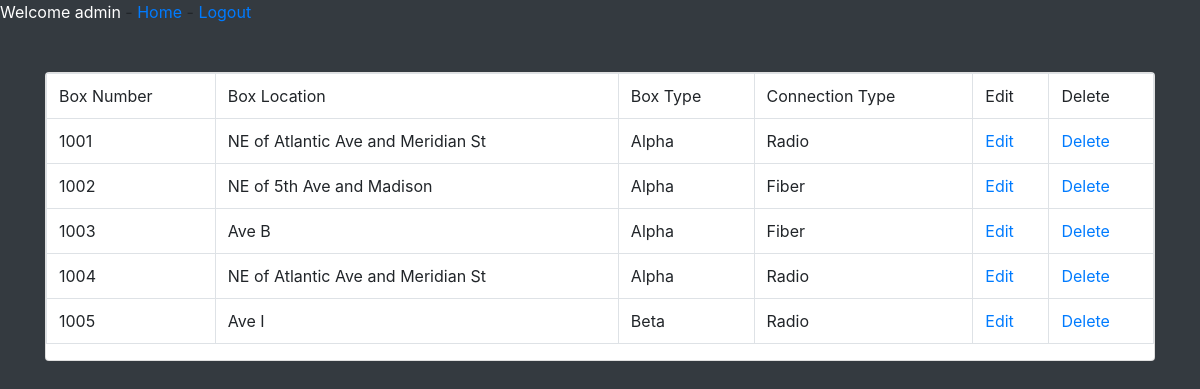
The app's page /view_boxes.php (signed in) with its own data.
### tables this page shows
CREATE TABLE boxes (
    Boxnumber VARCHAR(20),
    Boxlocation VARCHAR(50),
    Boxtype VARCHAR(50),
	Connectiontype VARCHAR(50),
    PRIMARY KEY (Boxnumber)
);

### html/view_boxes.php (the view, shortened to what this page needs)
<?php
    if(isset($_SESSION['User']))
    {
        echo '<a style="color:white"> Welcome ' .$_SESSION['User'].'</a> - <a href="welcome.php"> Home</a> - <a href="logout.php?logout">Logout</a>';
    }
    else
    {
        header("location:index.php");
    }
?>
<?php
    require_once("connection.php");
    $query = " select * from boxes ";
    $result = mysqli_query($con,$query);
?>
<!DOCTYPE html>
<html lang="en">
<head>
    <link rel="stylesheet" a href="css/bootstrap.css"/>
</head>
<body class="bg-dark">
        <div class="container">
            <div class="row">
                <div class="col m-auto">
                    <div class="card mt-5">
                        <table class="table table-bordered">
                            <tr>
                                <td> Box Number </td>
                                <td> Box Location </td>
                                <td> Box Type </td>
                                <td> Connection Type </td>
                                <td> Edit  </td>
                                <td> Delete </td>
                            </tr>
                            <?php
                                    while($row=mysqli_fetch_assoc($result))
                                    {
                                        $Boxnumber = $row['Boxnumber'];
                                        $Boxlocation = $row['Boxlocation'];
                                        $Boxtype = $row['Boxtype'];
                                        $Connectiontype = $row['Connectiontype'];
                            ?>
                                    <tr>
                                        <td><?php echo $Boxnumber ?></td>
                                        <td><?php echo $Boxlocation ?></td>
                                        <td><?php echo $Boxtype ?></td>
                                        <td><?php echo $Connectiontype ?></td>
                                        <td><a href="edit_box.php?GetID=<?php echo $Boxnumber ?>">Edit</a></td>
                                        <td><a href="delete_box.php?Del=<?php echo $Boxnumber ?>">Delete</a></td>
                                    </tr>
                            <?php
                                    }
                            ?>
                        </table>
                    </div>
                </div>
            </div>
        </div>
</body>
</html>

### records on screen
boxes: Boxnumber "1001", Boxlocation "NE of Atlantic Ave and Meridian St", Boxtype "Alpha", Connectiontype "Radio"
boxes: Boxnumber "1002", Boxlocation "NE of 5th Ave and Madison", Boxtype "Alpha", Connectiontype "Fiber"
boxes: Boxnumber "1003", Boxlocation "Ave B", Boxtype "Alpha", Connectiontype "Fiber"
boxes: Boxnumber "1004", Boxlocation "NE of Atlantic Ave and Meridian St", Boxtype "Alpha", Connectiontype "Radio"
boxes: Boxnumber "1005", Boxlocation "Ave I", Boxtype "Beta", Connectiontype "Radio"

### other values on screen
$_SESSION['User'] "admin"
